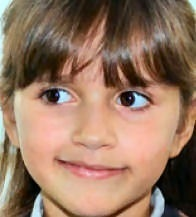
#> input picture Autistic/01.jpg, 196 x 217 px, found by its file name; its folder holds 4 pictures in this run
$ python code.py
#> lines starting #> are read from the running program, lines starting #| are printed output that depends on the picture
import lightgbm as lgb
from sklearn.model_selection import train_test_split
from sklearn.metrics import accuracy_score
from sklearn import preprocessing
import numpy as np
from PIL import Image
import os
import matplotlib.pyplot as plt


def load_images_from_folder(folder, label):
#> called with label = 1
    images = []
    labels = []
    for filename in os.listdir(folder):
        img_path = os.path.join(folder, filename)
        try:
            img = Image.open(img_path)
#> img is the input picture: PIL image 196x217 RGB; mean R, G, B 149.5, 117.9, 97
            img = img.resize((224, 224))  # Resize images if needed
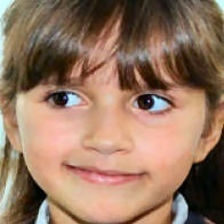
#> img: PIL image 224x224 RGB; mean R, G, B 149.6, 117.9, 97
            img_array = np.array(img)
            images.append(img_array)  # Keep the image array in its original shape
            labels.append(label)
        except Exception as e:
            print(f"Error loading image: {img_path} - {e}")
#> pass 2 of the loop in load_images_from_folder, `for filename in os.listdir(folder):`:
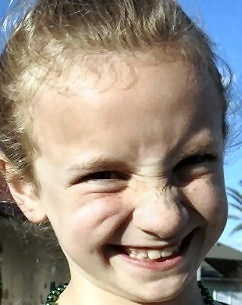
#> input picture Autistic/02.jpg, 242 x 305 px, found by its file name
#> in load_images_from_folder, img is the input picture: PIL image 242x305 RGB; mean R, G, B 150.7, 139.9, 128.4
#> in load_images_from_folder, `img = img.resize((224, 224))`:
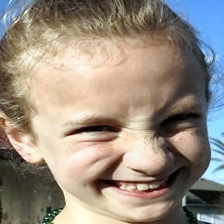
#> img: PIL image 224x224 RGB; mean R, G, B 150.7, 139.9, 128.4
#> pass 3 of the loop in load_images_from_folder, `for filename in os.listdir(folder):`:
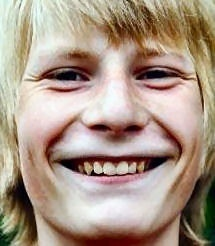
#> input picture Autistic/03.jpg, 215 x 246 px, found by its file name
#> in load_images_from_folder, img is the input picture: PIL image 215x246 RGB; mean R, G, B 170, 150.7, 134.9
#> in load_images_from_folder, `img = img.resize((224, 224))`:
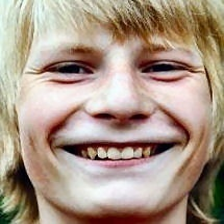
#> img: PIL image 224x224 RGB; mean R, G, B 170, 150.7, 135
#> the loop made 4 passes; the first 3 are shown
    return np.array(images), np.array(labels)


autistic_folder = r"C:\Users\Shriram\Downloads\AutismDataset\train\Autistic"
non_autistic_folder = r"C:\Users\Shriram\Downloads\AutismDataset\train\Non_Autistic"


# Load images and labels
X_autistic, y_autistic = load_images_from_folder(autistic_folder, 1)
X_non_autistic, y_non_autistic = load_images_from_folder(non_autistic_folder, 0)
#> (the run stopped early here; a loop or call above may not have finished)
